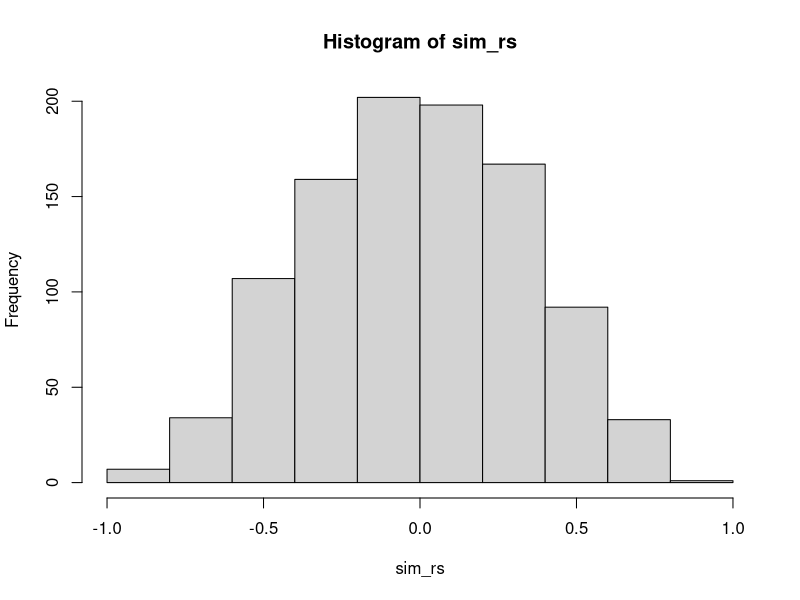

Write R code to recreate this figure.
## ---- chunk 1
knitr::opts_chunk$set(echo = TRUE, message = FALSE)
## ---- chunk 2
X <- c(1,4,3,2,5,4,3,6,7,8)
Y <- c(1,3,6,7,8,2,8,7,6,9)
## ---- chunk 3
(my_cor <- cor.test(X,Y))
## ---- chunk 4
sim_rs <- replicate(1000,cor(sample(X),sample(Y)))
hist(sim_rs)

length(sim_rs[sim_rs >= my_cor$estimate]) / 1000

## ---- chunk 5
sum(sort(X)*sort(Y, decreasing =TRUE))
## ---- chunk 6
sum(sort(X)*sort(Y))
